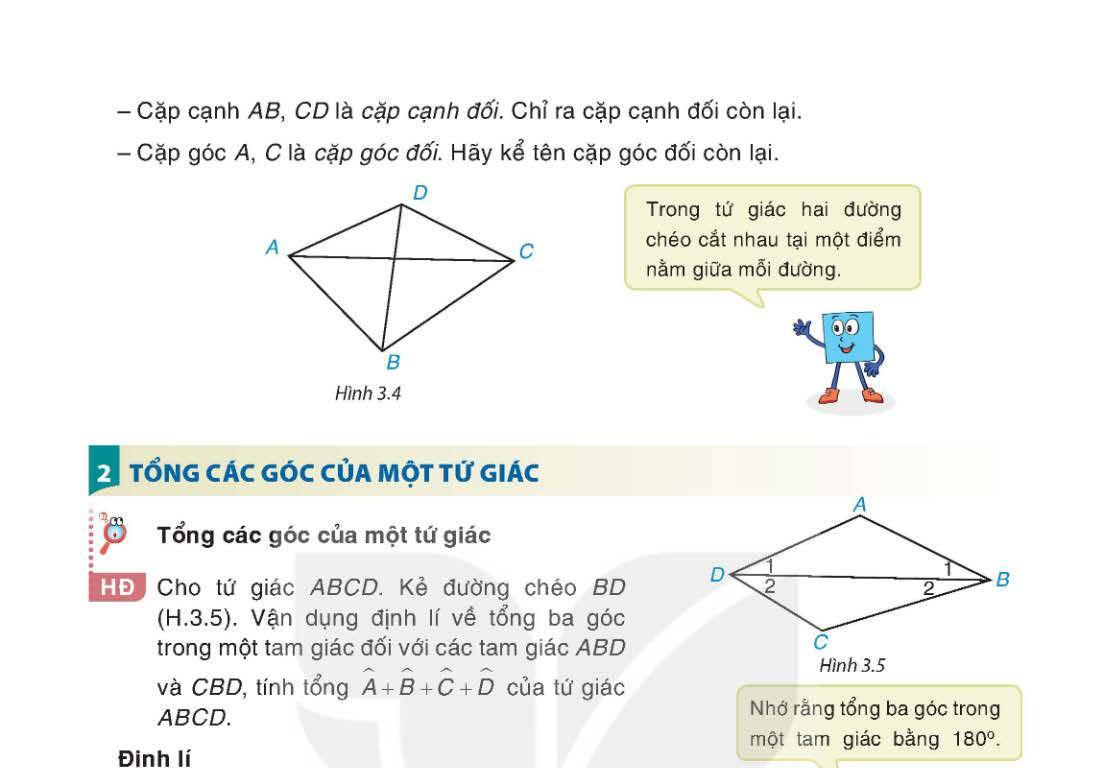
#> input picture GIAO AN/FILE BAI HOC/extracted_pages/page_3_Im13.jpg, 1094 x 768 px, found by its file name
$ python check_pages.py
#> lines starting #> are read from the running program, lines starting #| are printed output that depends on the picture
import os
from PIL import Image

im13 = Image.open('GIAO AN/FILE BAI HOC/extracted_pages/page_3_Im13.jpg')
#> im13 is the input picture: PIL image 1094x768 RGB; mean R, G, B 242.8, 243.5, 241.1
im14 = Image.open('GIAO AN/FILE BAI HOC/extracted_pages/page_3_Im14.jpg')
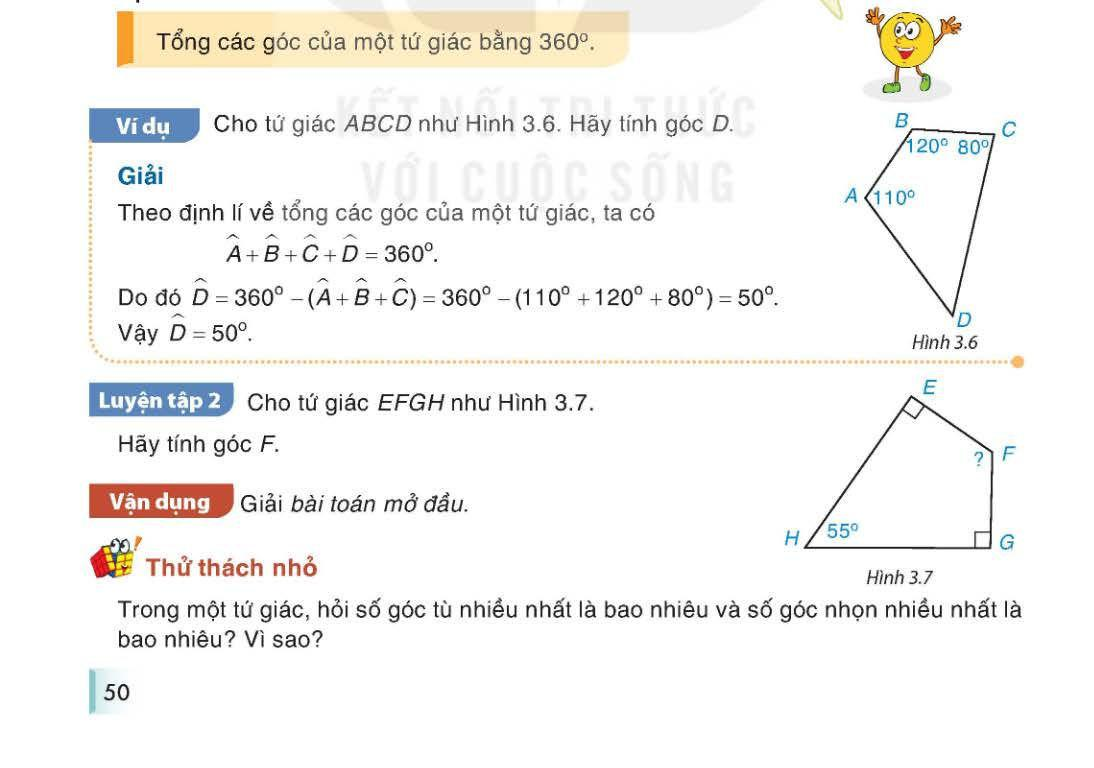
#> input picture GIAO AN/FILE BAI HOC/extracted_pages/page_3_Im14.jpg, 1094 x 768 px, found by its file name
#> im14 is the input picture: PIL image 1094x768 RGB; mean R, G, B 245.2, 244.4, 242.3
im17 = Image.open('GIAO AN/FILE BAI HOC/extracted_pages/page_4_Im17.jpg')
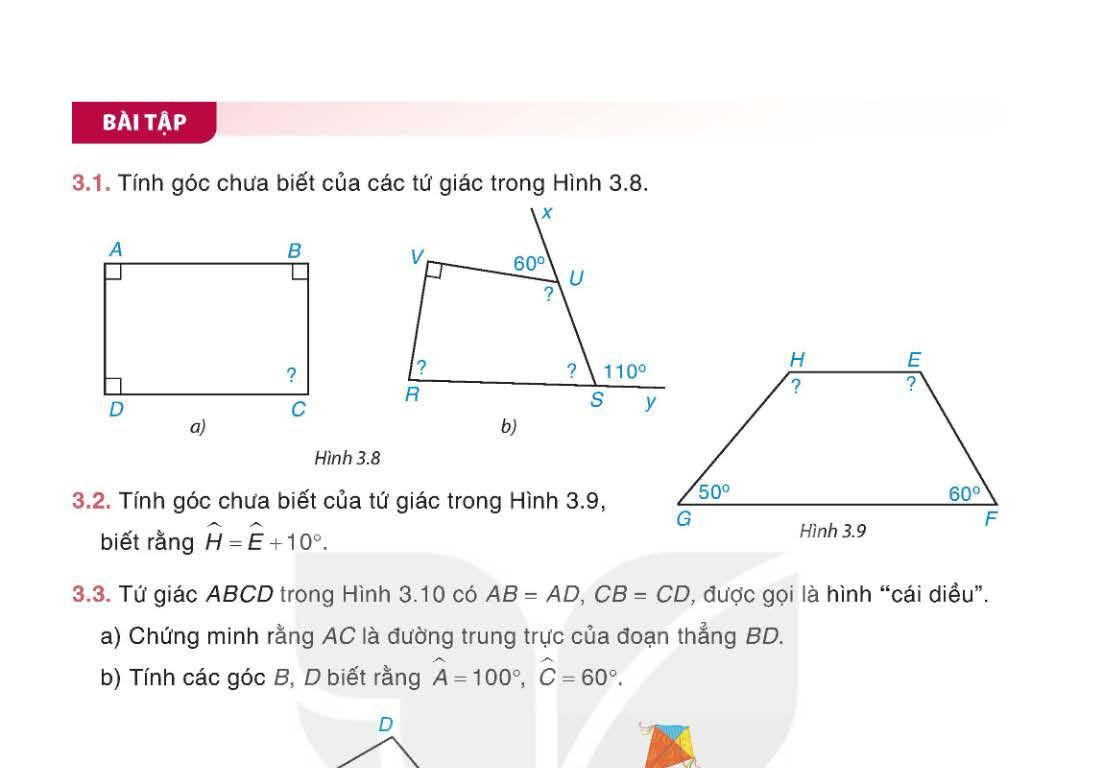
#> input picture GIAO AN/FILE BAI HOC/extracted_pages/page_4_Im17.jpg, 1094 x 768 px, found by its file name
#> im17 is the input picture: PIL image 1094x768 RGB; mean R, G, B 246.8, 245.5, 245.8
im18 = Image.open('GIAO AN/FILE BAI HOC/extracted_pages/page_4_Im18.jpg')
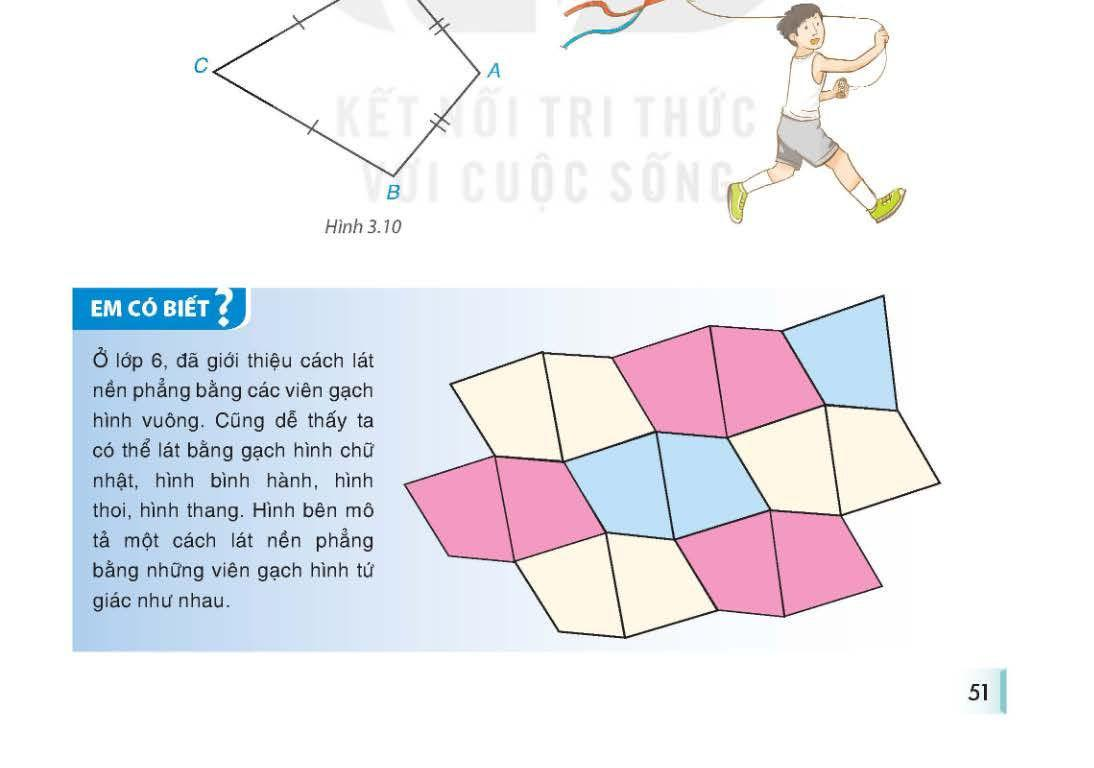
#> input picture GIAO AN/FILE BAI HOC/extracted_pages/page_4_Im18.jpg, 1094 x 768 px, found by its file name
#> im18 is the input picture: PIL image 1094x768 RGB; mean R, G, B 236.8, 236.4, 241.6

im13.save('GIAO AN/hinh_anh/test_im13.png')
im14.save('GIAO AN/hinh_anh/test_im14.png')
im17.save('GIAO AN/hinh_anh/test_im17.png')
im18.save('GIAO AN/hinh_anh/test_im18.png')
print("Saved test images")
